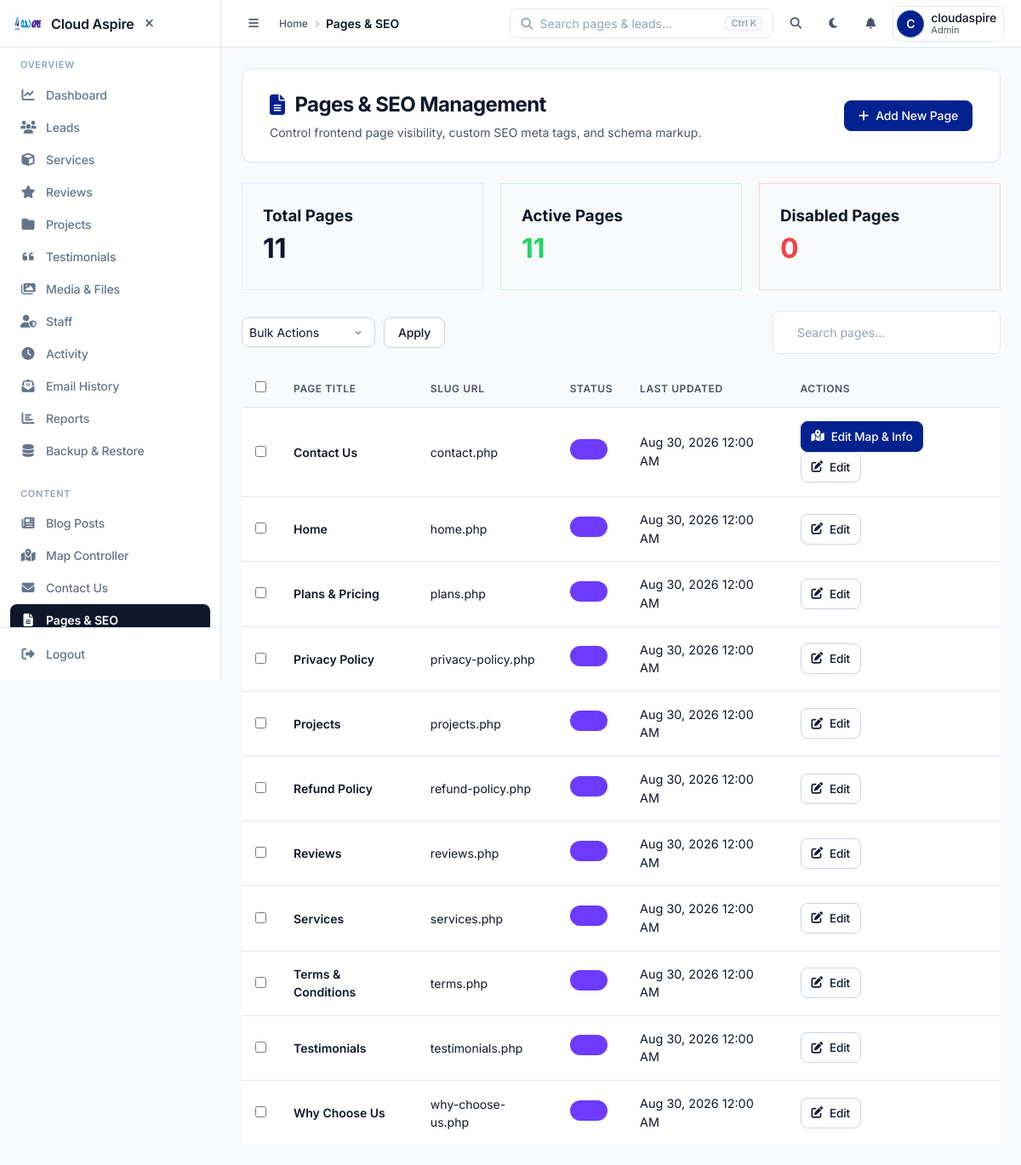
Screenshot of /admin/pages.php (signed in) with the database file from the repository.
### tables this page shows
CREATE TABLE IF NOT EXISTS `pages` (
  `id` int(11) NOT NULL AUTO_INCREMENT,
  `page_title` varchar(150) NOT NULL,
  `page_slug` varchar(150) NOT NULL,
  `is_active` tinyint(1) DEFAULT 1,
  `seo_title` varchar(255) DEFAULT NULL,
  `meta_description` text DEFAULT NULL,
  `meta_keywords` text DEFAULT NULL,
  `canonical_url` varchar(500) DEFAULT NULL,
  `robots_meta` varchar(100) DEFAULT 'index, follow',
  `og_title` varchar(255) DEFAULT NULL,
  `og_description` text DEFAULT NULL,
  `og_image` varchar(500) DEFAULT NULL,
  `created_at` timestamp NULL DEFAULT current_timestamp(),
  `updated_at` timestamp NULL DEFAULT current_timestamp() ON UPDATE current_timestamp(),
  PRIMARY KEY (`id`),
  UNIQUE KEY `idx_pages_slug` (`page_slug`)
);

### admin/pages.php (called while the page is built, shortened)
<?php
require_once __DIR__ . '/../app/security_notifier.php';
$total = $conn->query("SELECT COUNT(*) FROM pages")->fetchColumn();
$active = $conn->query("SELECT COUNT(*) FROM pages WHERE is_active = 1")->fetchColumn();
$disabled = $total - $active;
$stmt = $conn->query("SELECT id, page_slug, page_title, is_active, updated_at FROM pages ORDER BY page_title ASC");
$pages = $stmt->fetchAll(PDO::FETCH_ASSOC);
require_once __DIR__ . '/../app/Views/admin/pages.php';

### app/Views/admin/pages.php (the view, shortened to what this page needs)
<?php
require_once __DIR__ . '/../../../admin/includes/header.php';
?>
<div class="admin-container">
    <div class="saas-page-header">
        <div>
            <h1 class="page-title"><i class="fas fa-file-alt" style="color: var(--primary);"></i> Pages & SEO Management</h1>
            <p class="page-subtitle">Control frontend page visibility, custom SEO meta tags, and schema markup.</p>
        </div>
        <div class="header-actions">
            <button class="btn btn-primary" onclick="openPageModal()"><i class="fas fa-plus"></i> Add New Page</button>
        </div>
    </div>
    <div class="stats-grid fade-in" style="margin-bottom: 24px; display: grid; grid-template-columns: repeat(3, 1fr); gap: 20px;">
        <div class="stat-card" style="background: var(--card); padding: 24px; border-radius: var(--r); border: 1px solid rgba(108,59,255,0.08);">
            <h3>Total Pages</h3>
            <p style="font-size: 2rem; font-weight: 700; color: var(--text);"><?= $total ?></p>
        </div>
        <div class="stat-card" style="background: var(--card); padding: 24px; border-radius: var(--r); border: 1px solid rgba(37, 211, 102, 0.2);">
            <h3>Active Pages</h3>
            <p style="font-size: 2rem; font-weight: 700; color: #25D366;"><?= $active ?></p>
        </div>
        <div class="stat-card" style="background: var(--card); padding: 24px; border-radius: var(--r); border: 1px solid rgba(239, 68, 68, 0.2);">
            <h3>Disabled Pages</h3>
            <p style="font-size: 2rem; font-weight: 700; color: #ef4444;"><?= $disabled ?></p>
        </div>
    </div>
    <div class="admin-card fade-in">
        <div class="card-header" style="display: flex; justify-content: space-between; align-items: center; margin-bottom: 20px;">
            <div class="bulk-actions" style="display: flex; gap: 10px; align-items: center;">
                <select id="bulkAction" class="form-control" style="width: 150px; padding: 8px;">
                    <option value="">Bulk Actions</option>
                </select>
                <button class="btn btn-secondary" onclick="applyBulkAction()" style="padding: 8px 16px;">Apply</button>
            </div>
            <div class="search-box">
                <input type="text" id="pageSearch" placeholder="Search pages..." class="form-control" onkeyup="filterPages()" style="padding: 8px 16px; border-radius: 20px;">
            </div>
        </div>
        <div class="table-responsive">
            <table class="table" id="pagesTable">
                <thead>
                    <tr>
                        <th width="40"><input type="checkbox" id="selectAll" onclick="toggleSelectAll()"></th>
                        <th>Page Title</th>
                        <th>Slug URL</th>
                        <th>Status</th>
                        <th>Last Updated</th>
                        <th class="text-right">Actions</th>
                    </tr>
                </thead>
                <tbody>
                    <?php foreach ($pages as $p): ?>
                        <tr>
                            <td><input type="checkbox" class="page-checkbox" value="<?= $p['id'] ?>"></td>
                            <td style="font-weight: 600; color: var(--text);"><?= htmlspecialchars($p['page_title']) ?></td>
                            <td style="color: var(--text2);"><?= htmlspecialchars($p['page_slug']) ?></td>
                            <td>
                                <label class="switch" style="position: relative; display: inline-block; width: 44px; height: 24px;">
                                    <span class="slider round" style="position: absolute; cursor: pointer; top: 0; left: 0; right: 0; bottom: 0; background-color: <?= $p['is_active'] ? '#6C3BFF' : '#ccc' ?>; transition: .4s; border-radius: 24px;"></span>
                                </label>
                            </td>
                            <td style="color: var(--text2); font-size: 0.9rem;"><?= date('M j, Y h:i A', strtotime($p['updated_at'])) ?></td>
                            <td class="text-right">
                                <?php if ($p['page_slug'] === 'contact.php'): ?>
                                    <a href="contact-us" class="btn btn-primary" style="padding: 6px 12px; font-size: 0.85rem; text-decoration: none; margin-right: 4px;">
                                        <i class="fas fa-map-location-dot"></i> Edit Map &amp; Info
                                    </a>
                                <?php endif; ?>
                                <button class="btn btn-secondary" onclick="editPage(<?= $p['id'] ?>)" style="padding: 6px 12px; font-size: 0.85rem;"><i class="fas fa-edit"></i> Edit</button>
                            </td>
                        </tr>
                    <?php endforeach; ?>
                </tbody>
            </table>
        </div>
    </div>
</div>
<?php require_once __DIR__ . '/../../../admin/includes/footer.php'; ?>

### rows the page displays
pages: page_title "Contact Us", page_slug "contact.php", is_active 1 (drawn), updated_at "Aug 30, 2026 12:00 AM", shows "Edit Map & Info"
pages: page_title "Home", page_slug "home.php", is_active 1 (drawn), updated_at "Aug 30, 2026 12:00 AM"
pages: page_title "Plans & Pricing", page_slug "plans.php", is_active 1 (drawn), updated_at "Aug 30, 2026 12:00 AM"
pages: page_title "Privacy Policy", page_slug "privacy-policy.php", is_active 1 (drawn), updated_at "Aug 30, 2026 12:00 AM"
pages: page_title "Projects", page_slug "projects.php", is_active 1 (drawn), updated_at "Aug 30, 2026 12:00 AM"
pages: page_title "Refund Policy", page_slug "refund-policy.php", is_active 1 (drawn), updated_at "Aug 30, 2026 12:00 AM"
pages: page_title "Reviews", page_slug "reviews.php", is_active 1 (drawn), updated_at "Aug 30, 2026 12:00 AM"
pages: page_title "Services", page_slug "services.php", is_active 1 (drawn), updated_at "Aug 30, 2026 12:00 AM"
pages: page_title "Terms & Conditions", page_slug "terms.php", is_active 1 (drawn), updated_at "Aug 30, 2026 12:00 AM"
pages: page_title "Testimonials", page_slug "testimonials.php", is_active 1 (drawn), updated_at "Aug 30, 2026 12:00 AM"
pages: page_title "Why Choose Us", page_slug "why-choose-us.php", is_active 1 (drawn), updated_at "Aug 30, 2026 12:00 AM"

### other values shown
$site_name "Cloud Aspire"
$section_label "OVERVIEW"
$item['label'] "Dashboard"
$item['label'] "Leads"
$item['label'] "Services"
$item['label'] "Reviews"
$item['label'] "Projects"
$item['label'] "Testimonials"
$item['label'] "Media & Files"
$item['label'] "Staff"
$item['label'] "Activity"
$item['label'] "Email History"
$item['label'] "Reports"
$item['label'] "Backup & Restore"
$section_label "CONTENT"
